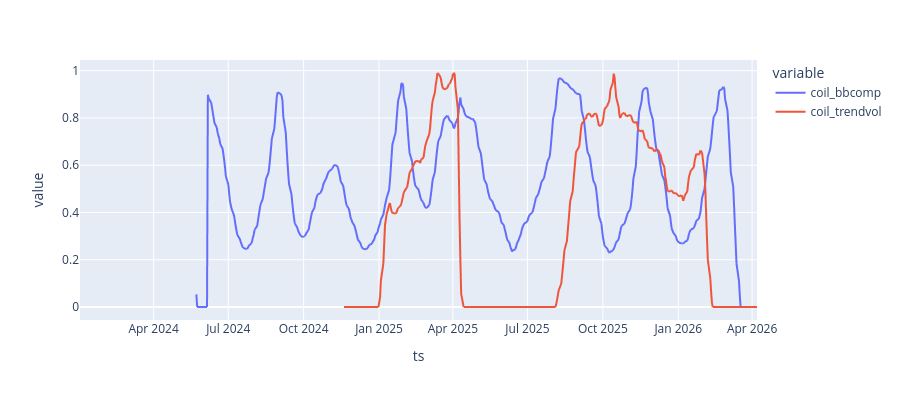

Here is the notebook cell this chart was saved with:
### Code cell
fig = log_df.plot(y = ['coil_bbcomp', 'coil_trendvol'])
fig.update_layout( height = 400)

### Figure 1 — Plotly figure (JSON) as saved in the notebook; plotly's stock layout.template omitted (floating-point values rounded to 4 significant figures; data arrays with more than 128 entries replaced by an {"elided": "..."} marker saying what was removed)
{"data": [{"hovertemplate": "variable=coil_bbcomp<br>ts=%{x}<br>value=%{y}<extra></extra>", "legendgroup": "coil_bbcomp", "line": {"color": "#636efa", "dash": "solid"}, "marker": {"symbol": "circle"}, "mode": "lines", "name": "coil_bbcomp", "showlegend": true, "type": "scattergl", "x": {"elided": "567 str values"}, "xaxis": "x", "y": {"elided": "567 float values"}, "yaxis": "y"}, {"hovertemplate": "variable=coil_trendvol<br>ts=%{x}<br>value=%{y}<extra></extra>", "legendgroup": "coil_trendvol", "line": {"color": "#EF553B", "dash": "solid"}, "marker": {"symbol": "circle"}, "mode": "lines", "name": "coil_trendvol", "showlegend": true, "type": "scattergl", "x": {"elided": "567 str values"}, "xaxis": "x", "y": {"elided": "567 float values"}, "yaxis": "y"}], "layout": {"height": 400, "legend": {"title": {"text": "variable"}, "tracegroupgap": 0}, "margin": {"t": 60}, "xaxis": {"anchor": "y", "domain": [0, 1], "title": {"text": "ts"}}, "yaxis": {"anchor": "x", "domain": [0, 1], "title": {"text": "value"}}}}
